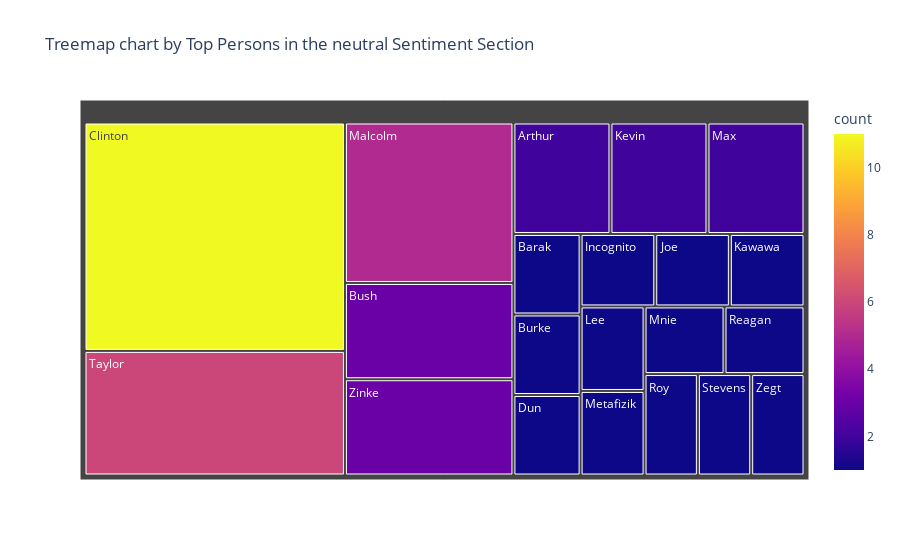

Write notebook code for a chart like this one.
### Code cell
fig = px.treemap(df_neutral, path=['person'],title='Treemap chart by Top Persons in the neutral Sentiment Section',
                 values='count', color= "count")
 
fig.show()

### Figure 1 — Plotly figure (JSON) as saved in the notebook; plotly's stock layout.template omitted (floating-point values rounded to 4 significant figures)
{"data": [{"branchvalues": "total", "customdata": [[2], [1], [1], [3], [11], [1], [1], [1], [1], [2], [1], [5], [2], [1], [1], [1], [1], [1], [6], [1], [3]], "domain": {"x": [0, 1], "y": [0, 1]}, "hovertemplate": "labels=%{label}<br>count_sum=%{value}<br>parent=%{parent}<br>id=%{id}<br>count=%{color}<extra></extra>", "ids": ["Arthur", "Barak", "Burke", "Bush", "Clinton", "Dun", "Incognito", "Joe", "Kawawa", "Kevin", "Lee", "Malcolm", "Max", "Metafizik", "Mnie", "Reagan", "Roy", "Stevens", "Taylor", "Zegt", "Zinke"], "labels": ["Arthur", "Barak", "Burke", "Bush", "Clinton", "Dun", "Incognito", "Joe", "Kawawa", "Kevin", "Lee", "Malcolm", "Max", "Metafizik", "Mnie", "Reagan", "Roy", "Stevens", "Taylor", "Zegt", "Zinke"], "marker": {"coloraxis": "coloraxis", "colors": [2, 1, 1, 3, 11, 1, 1, 1, 1, 2, 1, 5, 2, 1, 1, 1, 1, 1, 6, 1, 3]}, "name": "", "parents": ["", "", "", "", "", "", "", "", "", "", "", "", "", "", "", "", "", "", "", "", ""], "type": "treemap", "values": [2, 1, 1, 3, 11, 1, 1, 1, 1, 2, 1, 5, 2, 1, 1, 1, 1, 1, 6, 1, 3]}], "layout": {"coloraxis": {"colorbar": {"title": {"text": "count"}}, "colorscale": [[0, "#0d0887"], [0.1111, "#46039f"], [0.2222, "#7201a8"], [0.3333, "#9c179e"], [0.4444, "#bd3786"], [0.5556, "#d8576b"], [0.6667, "#ed7953"], [0.7778, "#fb9f3a"], [0.8889, "#fdca26"], [1, "#f0f921"]]}, "legend": {"tracegroupgap": 0}, "title": {"text": "Treemap chart by Top Persons in the neutral Sentiment Section"}}}
